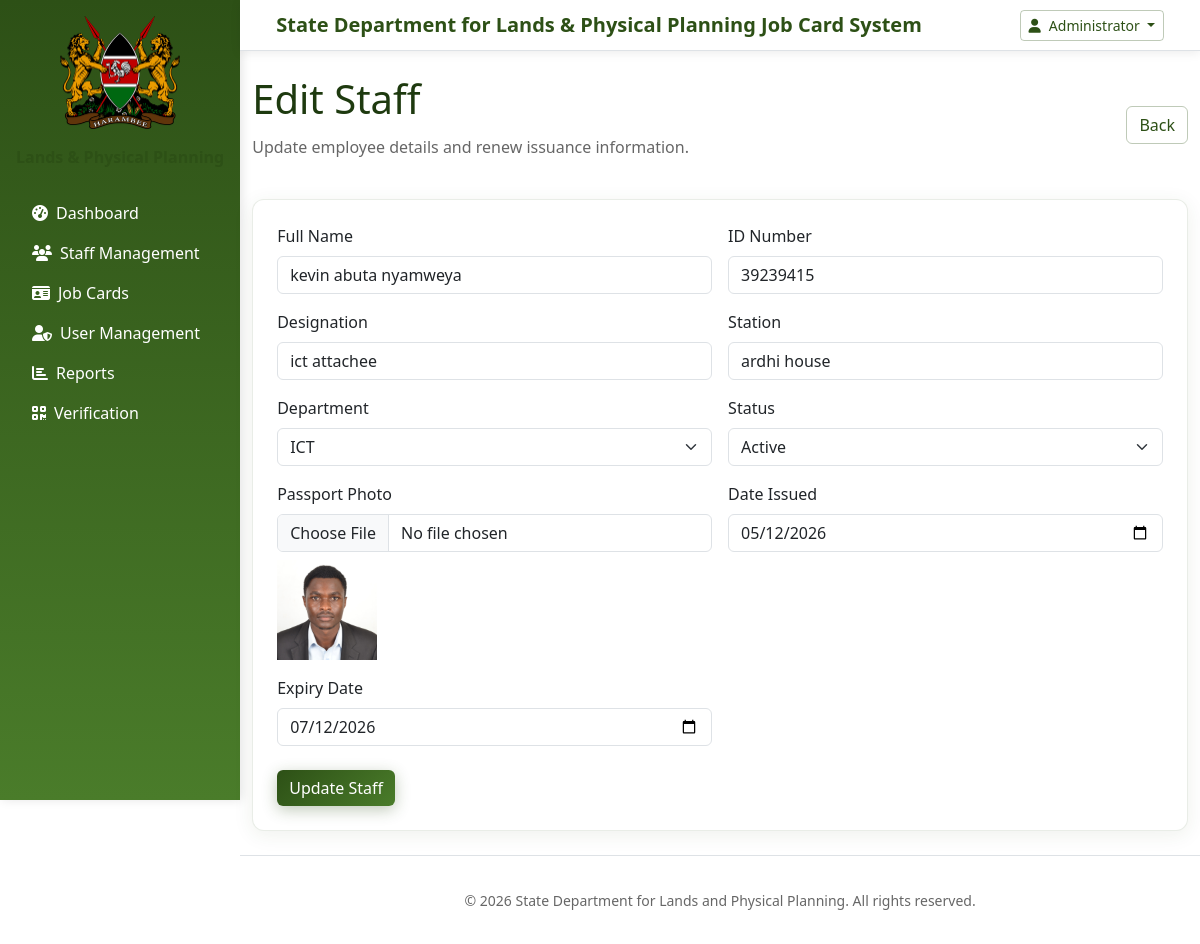
Screenshot of /public/staff/edit/2 (signed in) with the database file from the repository.
### tables this page shows
CREATE TABLE `staff` (
  `id` int(11) NOT NULL,
  `full_name` varchar(200) NOT NULL,
  `id_number` varchar(100) NOT NULL,
  `designation` varchar(120) NOT NULL,
  `station` varchar(120) NOT NULL,
  `department_id` int(11) NOT NULL,
  `passport_photo` varchar(255) DEFAULT NULL,
  `signature_image` varchar(255) DEFAULT NULL,
  `date_issued` date NOT NULL,
  `expiry_date` date NOT NULL,
  `status` enum('Active','Inactive') NOT NULL DEFAULT 'Active',
  `created_at` timestamp NOT NULL DEFAULT current_timestamp()
);

CREATE TABLE `departments` (
  `id` int(11) NOT NULL,
  `name` varchar(150) NOT NULL,
  `created_at` timestamp NOT NULL DEFAULT current_timestamp()
);

### app/core/Controller.php (called while the page is built, shortened)
<?php
class Controller {
    public function view($view, $data = []) {
        require_once dirname(__DIR__) . '/views/' . $view . '.php';
    }
}

### app/controllers/Staff.php (called while the page is built, shortened)
<?php
require_once dirname(__DIR__) . '/models/Staff.php';
require_once dirname(__DIR__) . '/models/Department.php';
class Staff extends Controller {
    public function edit($id = null) {
        $department = new DepartmentModel();
        $staffModel = new StaffModel();
        $errors = [];
        $record = $staffModel->get($id);
        $data = ['staff' => $record, 'departments' => $department->all(), 'errors' => $errors];
        $this->view('staff/edit', $data);
    }
}

### app/core/App.php (called while the page is built, shortened)
<?php
class App {
    protected $method = 'index';
    public function __construct() {
        $url = $this->parseUrl();
        if (!empty($url) && file_exists(dirname(__DIR__) . '/controllers/' . ucfirst($url[0]) . '.php')) {
            unset($url[0]);
        }
        $this->controller = new $this->controller;
        if (!empty($url[1])) {
            $methodName = $this->toCamelCase($url[1]);
            if (method_exists($this->controller, $methodName)) {
                $this->method = $methodName;
                unset($url[1]);
            }
        }
        $this->params = $url ? array_values($url) : [];
        call_user_func_array([$this->controller, $this->method], $this->params);
    }
    private function toCamelCase($string) {
        return lcfirst(str_replace(' ', '', ucwords(str_replace('-', ' ', $string))));
    }
    private function parseUrl() {
        if (isset($_GET['url'])) {
            return explode('/', filter_var(rtrim($_GET['url'], '/'), FILTER_SANITIZE_URL));
        }
        return [];
    }
}

### public/index.php (called while the page is built, shortened)
<?php
require_once __DIR__ . '/../app/core/App.php';
require_once __DIR__ . '/../app/core/Controller.php';
require_once __DIR__ . '/../app/core/Model.php';
require_once __DIR__ . '/../app/core/Database.php';
new App();

### app/core/Model.php (called while the page is built, shortened)
<?php
class Model {
    public function __construct() {
        $this->db = Database::getInstance();
    }
}

### app/core/Database.php (called while the page is built, shortened)
<?php
class Database {
    private static $instance = null;
    private $pdo;
    private function __construct() {
        try {
            $dsn = 'mysql:host=' . DB_HOST . ';dbname=' . DB_NAME . ';charset=utf8mb4';
            $this->pdo = new PDO($dsn, DB_USER, DB_PASS, [
                PDO::ATTR_ERRMODE => PDO::ERRMODE_EXCEPTION,
                PDO::ATTR_DEFAULT_FETCH_MODE => PDO::FETCH_ASSOC,
                PDO::ATTR_EMULATE_PREPARES => false,
            ]);
        } catch (PDOException $e) {
            die('Database connection failed: ' . $e->getMessage());
        }
    }
    public static function getInstance() {
        if (self::$instance === null) {
            self::$instance = new Database();
        }
        return self::$instance;
    }
    public function prepare($sql) {
        return $this->pdo->prepare($sql);
    }
}

### app/models/Staff.php (called while the page is built, shortened)
<?php
class StaffModel extends Model {
    public function get($id) {
        $stmt = $this->db->prepare('SELECT s.*, d.name AS department_name FROM staff s LEFT JOIN departments d ON s.department_id = d.id WHERE s.id = :id LIMIT 1');
        $stmt->execute(['id' => $id]);
        return $stmt->fetch();
    }
}

### app/models/Department.php (called while the page is built, shortened)
<?php
class DepartmentModel extends Model {
    public function all() {
        $stmt = $this->db->prepare('SELECT * FROM departments ORDER BY name');
        $stmt->execute();
        return $stmt->fetchAll();
    }
}

### app/views/staff/edit.php (the view, shortened to what this page needs)
<?php require_once dirname(__DIR__, 2) . '/views/layouts/header.php'; ?>
<div class="d-flex justify-content-between align-items-center mb-4">
    <div>
        <h1 class="page-title">Edit Staff</h1>
        <p class="text-muted">Update employee details and renew issuance information.</p>
    </div>
    <a class="btn btn-outline-secondary" href="<?php echo APP_URL; ?>/staff">Back</a>
</div>
<div class="card p-4">
    <form method="post" enctype="multipart/form-data">
        <div class="row g-3">
            <div class="col-md-6">
                <label class="form-label">Full Name</label>
                <input type="text" name="full_name" class="form-control" value="<?php echo htmlspecialchars($data['staff']['full_name']); ?>" required>
            </div>
            <div class="col-md-6">
                <label class="form-label">ID Number</label>
                <input type="text" name="id_number" class="form-control" value="<?php echo htmlspecialchars($data['staff']['id_number']); ?>" required>
            </div>
            <div class="col-md-6">
                <label class="form-label">Designation</label>
                <input type="text" name="designation" class="form-control" value="<?php echo htmlspecialchars($data['staff']['designation']); ?>" required>
            </div>
            <div class="col-md-6">
                <label class="form-label">Station</label>
                <input type="text" name="station" class="form-control" value="<?php echo htmlspecialchars($data['staff']['station']); ?>" required>
            </div>
            <div class="col-md-6">
                <label class="form-label">Department</label>
                <select name="department_id" class="form-select" required>
                    <?php foreach ($data['departments'] as $dept): ?>
                        <option value="<?php echo $dept['id']; ?>" <?php echo $dept['id'] == $data['staff']['department_id'] ? 'selected' : ''; ?>><?php echo htmlspecialchars($dept['name']); ?></option>
                    <?php endforeach; ?>
                </select>
            </div>
            <div class="col-md-6">
                <label class="form-label">Status</label>
                <select name="status" class="form-select">
                    <option value="Active" <?php echo $data['staff']['status'] === 'Active' ? 'selected' : ''; ?>>Active</option>
                </select>
            </div>
            <div class="col-md-6">
                <label class="form-label">Passport Photo</label>
                <input type="file" name="passport_photo" class="form-control" accept="image/*">
                <?php if (!empty($data['staff']['passport_photo'])): ?>
                    <div class="mt-2"><img src="<?php echo APP_URL; ?>/storage/uploads/<?php echo htmlspecialchars($data['staff']['passport_photo']); ?>" alt="Photo" width="100"></div>
                <?php endif; ?>
            </div>
            <div class="col-md-6">
                <label class="form-label">Date Issued</label>
                <input type="date" name="date_issued" class="form-control" value="<?php echo htmlspecialchars($data['staff']['date_issued']); ?>" required>
            </div>
            <div class="col-md-6">
                <label class="form-label">Expiry Date</label>
                <input type="date" name="expiry_date" class="form-control" value="<?php echo htmlspecialchars($data['staff']['expiry_date']); ?>" required>
            </div>
        </div>
        <div class="mt-4">
            <button class="btn btn-primary">Update Staff</button>
        </div>
    </form>
</div>
<?php require_once dirname(__DIR__, 2) . '/views/layouts/footer.php'; ?>

### assets/css/style.css (style rules this page uses)
:root { --bg: #f8f9fa; --surface: #ffffff; --text: rgba(0, 0, 0, 0.87); --muted: rgba(0, 0, 0, 0.6); --brand: #2d5016; --brand-light: #4a7c2a; --brand-dark: #1e3a0f; --danger: #dc3545; --success: #28a745; --warning: #ffc107; --info: #17a2b8; --secondary: #6c757d; --light: #f8f9fa; --dark: #343a40; --bs-primary: var(--brand); --bs-secondary: var(--secondary); --bs-success: var(--success); --bs-danger: var(--danger); --bs-warning: var(--warning); --bs-info: var(--info); --bs-light: var(--light); --bs-dark: var(--dark); }
.page-title { margin-bottom: 0.75rem; color: var(--brand-dark); }
.card { border: 1px solid rgba(45, 80, 22, 0.1); background: var(--surface); box-shadow: 0 4px 20px rgba(45, 80, 22, 0.08); border-radius: 12px; }
.btn-primary, .btn-primary:hover, .btn-primary:focus, .btn-primary:active { background: linear-gradient(135deg, var(--brand) 0%, var(--brand-light) 100%); border: none; color: #fff !important; box-shadow: 0 4px 15px rgba(45, 80, 22, 0.3); transition: all 0.3s ease; }
.btn-outline-secondary { border-color: rgba(45, 80, 22, 0.3); color: var(--brand); }
a { color: var(--brand); transition: color 0.3s ease; }
.text-muted { color: rgba(0, 0, 0, 0.6) !important; }
a { color: var(--brand); }

### rows the page displays
staff: full_name "kevin abuta nyamweya", id_number "39239415", designation "ict attachee", station "ardhi house", department_id "ICT", status "Active", passport_photo (picture), date_issued "05/12/2026", expiry_date "07/12/2026"

### other values shown
APP_NAME "State Department for Lands & Physical Planning Job Card System"
$_SESSION['user']['full_name'] "Administrator"
